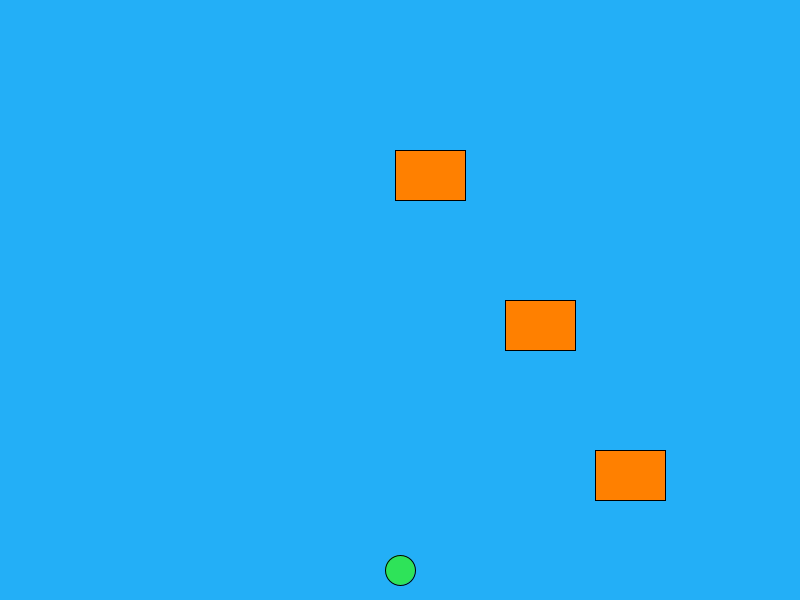
Frame 1 (no input)
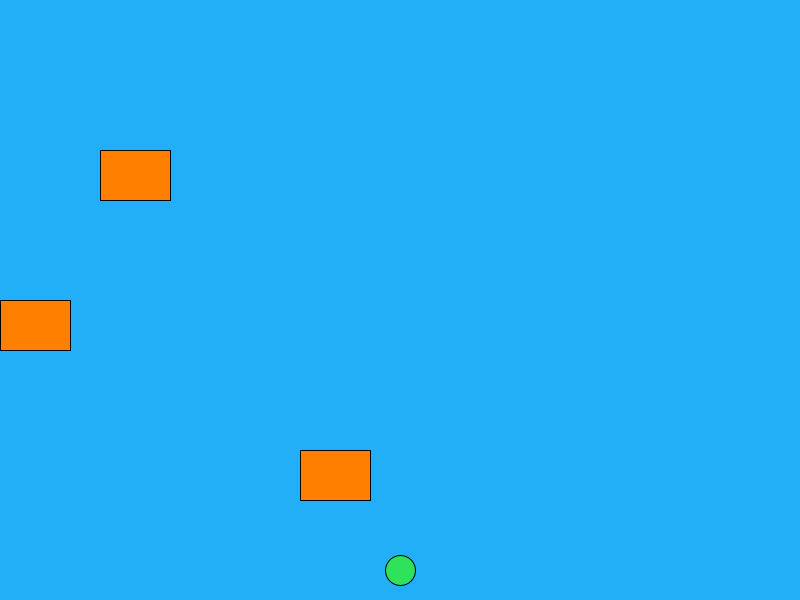
Frame 60 (the mouse pressed at the canvas centre just before this capture)
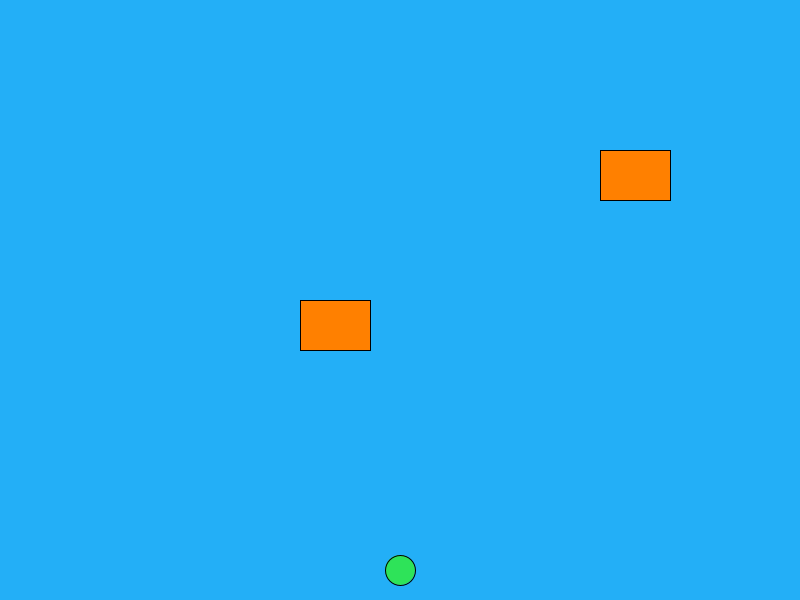
Frame 120 (the mouse held since frame 60 and released just before this capture)

The Processing sketch that drew these frames (run headless with seeded random() and noise(); from frame 60 on, the mouse is pressed at the canvas centre):

// Processing sketch: Frogger
// ── Frogger.pde
int frogX = 400;
int frogY = 570;
int size;
Car car1 = new Car(600, 450, 5);
Car car2  = new Car(500, 300, 5);
Car car3 = new Car(400, 150, 5);
void setup(){
  size(800, 600);
}
void draw(){
  background(#23AFF7);
  fill(#2EE359);
  ellipse(frogX, frogY, 30, 30);
  car1.moveLeft();
  car1.display();
  intersects(car1);
  car2.moveRight();
  car2.display();
  intersects(car2);
  car3.moveLeft();
  car3.display();
  intersects(car3);
  if(intersects(car1)){
  
  }
}
void keyPressed(){
      if(key == CODED){
            if(keyCode == UP && frogY>0)
            {
               frogY = frogY-7;    
              //Frog Y position goes up
            }
            else if(keyCode == DOWN && frogY<600)
            {
                 frogY = frogY+7;
              //Frog Y position goes down
            }
            else if(keyCode == RIGHT && frogX<800)
            {
                 frogX = frogX+7; 
              //Frog X position goes right
            }
            else if(keyCode == LEFT && frogX>0)
            {
                  frogX = frogX-7;
              //Frog X position goes left
            }
      }
}
boolean intersects(Car car) {
      if ((frogY > car.getY() && frogY < car.getY()+50) && (frogX > car.getX() && frogX < car.getX()+car.getSize()))
      {
             return true;
      }
      else
      {
             return false;
      }
}
class Car{
int carX = 0;
int carY = 0;
int carSpeed = 1;

void moveLeft(){
carX = carX - carSpeed;
if(carX<=0){
  carX = 800;
}
}

void moveRight(){
  carX = carX + carSpeed;
  if(carX>=800){
    carX = 0;
  }
}

Car(int carX, int carY, int carSpeed){
  this.carX= carX;
  this.carY = carY;
  this.carSpeed = carSpeed;
}

void display(){
      fill(#FF8000);
      rect(carX, carY, 70, 50);
}

int getX(){
  return carX;
}

int getY(){
  return carY;
}

int getSize(){
  return size;
}
}
